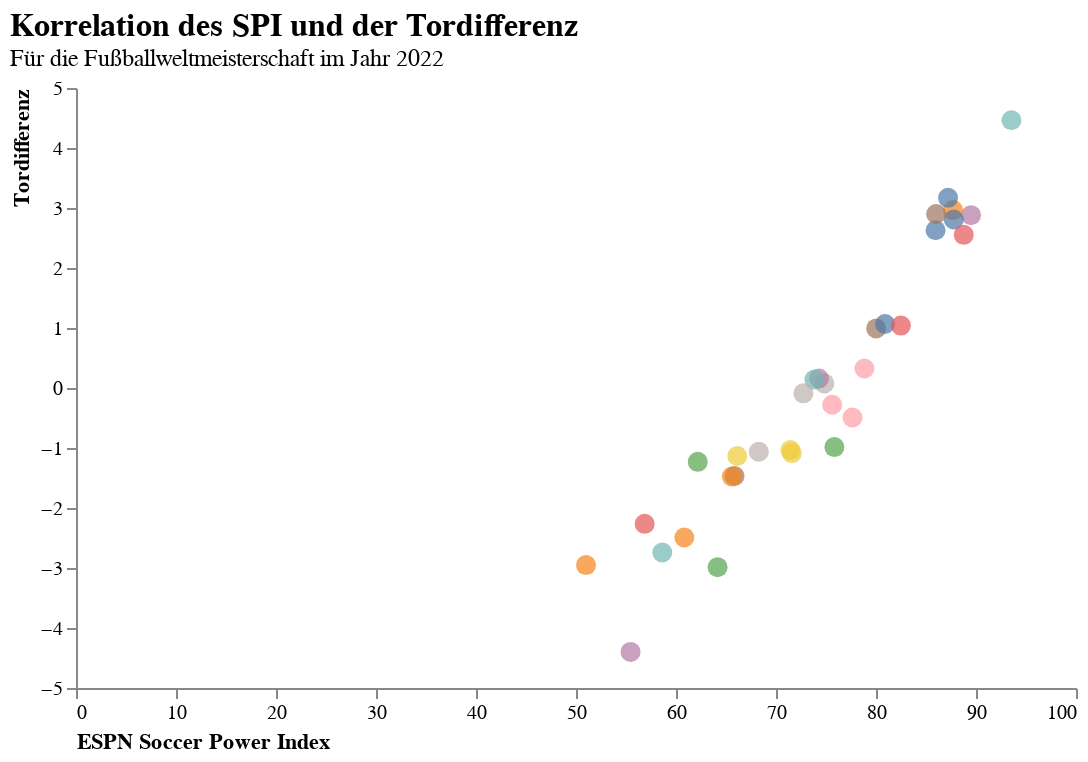

The code cell stored with this chart in its notebook:
### Code cell
%matplotlib inline
import altair as alt

# Visualize the data
alt.Chart(df).mark_circle(size=100).encode(
    x=alt.X('spi',
            axis=alt.Axis(title='ESPN Soccer Power Index',
                          labelAngle=0,
                          titleAnchor='start',
                          grid=False)),
    y=alt.Y('sim_goal_diff',
            axis=alt.Axis(title='Tordifferenz',
                          titleAnchor='end',
                          grid=False)),
    color=alt.Color('team', legend=None),
    tooltip=['team', 'spi', 'sim_goal_diff']

).properties(
    title={'text':'Korrelation des SPI und der Tordifferenz','subtitle':'Für die Fußballweltmeisterschaft im Jahr 2022'},  
    width=500,
    height=300
).configure_view(
    strokeWidth=0
).configure_title( 
    fontSize=16,
    font='Arial',
    color='black',
    anchor='start'
).interactive()

### Figure 1 — Vega-Lite specification as saved in the notebook (floating-point values rounded to 4 significant figures)
{"config": {"view": {"continuousWidth": 400, "continuousHeight": 300, "strokeWidth": 0}, "title": {"anchor": "start", "color": "black", "font": "Arial", "fontSize": 16}}, "data": {"name": "data-56baa678e382e6af0ea107f7f4af628d"}, "mark": {"type": "circle", "size": 100}, "encoding": {"color": {"field": "team", "legend": null, "type": "nominal"}, "tooltip": [{"field": "team", "type": "nominal"}, {"field": "spi", "type": "quantitative"}, {"field": "sim_goal_diff", "type": "quantitative"}], "x": {"axis": {"grid": false, "labelAngle": 0, "title": "ESPN Soccer Power Index", "titleAnchor": "start"}, "field": "spi", "type": "quantitative"}, "y": {"axis": {"grid": false, "title": "Tordifferenz", "titleAnchor": "end"}, "field": "sim_goal_diff", "type": "quantitative"}}, "height": 300, "selection": {"selector002": {"type": "interval", "bind": "scales", "encodings": ["x", "y"]}}, "title": {"text": "Korrelation des SPI und der Tordifferenz", "subtitle": "Für die Fußballweltmeisterschaft im Jahr 2022"}, "width": 500, "$schema": "https://vega.github.io/schema/vega-lite/v4.17.0.json", "datasets": {"data-56baa678e382e6af0ea107f7f4af628d": [{"forecast_timestamp": "2022-11-16T16:00:55+00:00", "team": "Brazil", "group": "G", "spi": 93.55, "global_o": 3.222, "global_d": 0.2963, "sim_wins": 2.115, "sim_ties": 0.5946, "sim_losses": 0.2907, "sim_goal_diff": 4.463, "goals_scored": 6.302, "goals_against": 1.839, "group_1": 0.7164, "group_2": 0.1941, "group_3": 0.06846, "group_4": 0.02109, "make_round_of_16": 0.9104, "make_quarters": 0.6887, "make_semis": 0.4638, "make_final": 0.3248, "win_league": 0.2167, "timestamp": "2022-12-14T20:56:18+00:00"}, {"forecast_timestamp": "2022-11-16T16:00:55+00:00", "team": "Spain", "group": "E", "spi": 89.51, "global_o": 2.802, "global_d": 0.3863, "sim_wins": 1.763, "sim_ties": 0.6977, "sim_losses": 0.5392, "sim_goal_diff": 2.88, "goals_scored": 5.468, "goals_against": 2.588, "group_1": 0.4684, "group_2": 0.3385, "group_3": 0.1542, "group_4": 0.03896, "make_round_of_16": 0.8069, "make_quarters": 0.5558, "make_semis": 0.3028, "make_final": 0.1886, "win_league": 0.1066, "timestamp": "2022-12-14T20:56:18+00:00"}, {"forecast_timestamp": "2022-11-16T16:00:55+00:00", "team": "France", "group": "D", "spi": 87.71, "global_o": 2.774, "global_d": 0.4792, "sim_wins": 1.784, "sim_ties": 0.735, "sim_losses": 0.4807, "sim_goal_diff": 2.965, "goals_scored": 5.307, "goals_against": 2.342, "group_1": 0.5536, "group_2": 0.2733, "group_3": 0.1233, "group_4": 0.04986, "make_round_of_16": 0.8269, "make_quarters": 0.5405, "make_semis": 0.3313, "make_final": 0.1719, "win_league": 0.0875, "timestamp": "2022-12-14T20:56:18+00:00"}, {"forecast_timestamp": "2022-11-16T16:00:55+00:00", "team": "Argentina", "group": "C", "spi": 87.21, "global_o": 2.628, "global_d": 0.4317, "sim_wins": 1.837, "sim_ties": 0.732, "sim_losses": 0.4313, "sim_goal_diff": 3.169, "goals_scored": 5.335, "goals_against": 2.165, "group_1": 0.5972, "group_2": 0.2427, "group_3": 0.1129, "group_4": 0.0471, "make_round_of_16": 0.8399, "make_quarters": 0.5309, "make_semis": 0.3276, "make_final": 0.1594, "win_league": 0.08476, "timestamp": "2022-12-14T20:56:18+00:00"}, {"forecast_timestamp": "2022-11-16T16:00:55+00:00", "team": "Portugal", "group": "H", "spi": 87.77, "global_o": 2.789, "global_d": 0.4829, "sim_wins": 1.742, "sim_ties": 0.7474, "sim_losses": 0.5105, "sim_goal_diff": 2.808, "goals_scored": 5.189, "goals_against": 2.382, "group_1": 0.5346, "group_2": 0.2763, "group_3": 0.1347, "group_4": 0.05445, "make_round_of_16": 0.8109, "make_quarters": 0.4558, "make_semis": 0.2603, "make_final": 0.1525, "win_league": 0.07629, "timestamp": "2022-12-14T20:56:18+00:00"}, {"forecast_timestamp": "2022-11-16T16:00:55+00:00", "team": "Germany", "group": "E", "spi": 88.77, "global_o": 3.172, "global_d": 0.6192, "sim_wins": 1.66, "sim_ties": 0.6554, "sim_losses": 0.6847, "sim_goal_diff": 2.552, "goals_scored": 5.859, "goals_against": 3.306, "group_1": 0.4033, "group_2": 0.3609, "group_3": 0.1813, "group_4": 0.05448, "make_round_of_16": 0.7642, "make_quarters": 0.4958, "make_semis": 0.2483, "make_final": 0.1439, "win_league": 0.07425, "timestamp": "2022-12-14T20:56:18+00:00"}, {"forecast_timestamp": "2022-11-16T16:00:55+00:00", "team": "England", "group": "B", "spi": 85.96, "global_o": 2.553, "global_d": 0.4599, "sim_wins": 1.713, "sim_ties": 0.7942, "sim_losses": 0.4932, "sim_goal_diff": 2.629, "goals_scored": 4.877, "goals_against": 2.248, "group_1": 0.5544, "group_2": 0.2498, "group_3": 0.1299, "group_4": 0.06588, "make_round_of_16": 0.8043, "make_quarters": 0.5161, "make_semis": 0.29, "make_final": 0.1469, "win_league": 0.07136, "timestamp": "2022-12-14T20:56:18+00:00"}, {"forecast_timestamp": "2022-11-16T16:00:55+00:00", "team": "Netherlands", "group": "A", "spi": 86.01, "global_o": 2.796, "global_d": 0.5897, "sim_wins": 1.732, "sim_ties": 0.7104, "sim_losses": 0.5574, "sim_goal_diff": 2.9, "goals_scored": 5.864, "goals_against": 2.964, "group_1": 0.5322, "group_2": 0.2578, "group_3": 0.1455, "group_4": 0.06442, "make_round_of_16": 0.7901, "make_quarters": 0.4899, "make_semis": 0.2666, "make_final": 0.1191, "win_league": 0.0596, "timestamp": "2022-12-14T20:56:18+00:00"}, {"forecast_timestamp": "2022-11-16T16:00:55+00:00", "team": "Denmark", "group": "D", "spi": 80.02, "global_o": 2.289, "global_d": 0.602, "sim_wins": 1.315, "sim_ties": 0.8394, "sim_losses": 0.8453, "sim_goal_diff": 0.9931, "goals_scored": 4.094, "goals_against": 3.1, "group_1": 0.2906, "group_2": 0.3578, "group_3": 0.2253, "group_4": 0.1263, "make_round_of_16": 0.6483, "make_quarters": 0.3325, "make_semis": 0.1686, "make_final": 0.06883, "win_league": 0.02842, "timestamp": "2022-12-14T20:56:18+00:00"}, {"forecast_timestamp": "2022-11-16T16:00:55+00:00", "team": "Uruguay", "group": "H", "spi": 80.9, "global_o": 2.255, "global_d": 0.5396, "sim_wins": 1.327, "sim_ties": 0.8623, "sim_losses": 0.8108, "sim_goal_diff": 1.067, "goals_scored": 3.966, "goals_against": 2.899, "group_1": 0.2982, "group_2": 0.3546, "group_3": 0.2291, "group_4": 0.1182, "make_round_of_16": 0.6527, "make_quarters": 0.2824, "make_semis": 0.1326, "make_final": 0.06615, "win_league": 0.02828, "timestamp": "2022-12-14T20:56:18+00:00"}, {"forecast_timestamp": "2022-11-16T16:00:55+00:00", "team": "Belgium", "group": "F", "spi": 82.49, "global_o": 2.625, "global_d": 0.6845, "sim_wins": 1.328, "sim_ties": 0.8056, "sim_losses": 0.8664, "sim_goal_diff": 1.04, "goals_scored": 4.715, "goals_against": 3.675, "group_1": 0.3564, "group_2": 0.2676, "group_3": 0.2126, "group_4": 0.1634, "make_round_of_16": 0.624, "make_quarters": 0.2737, "make_semis": 0.1203, "make_final": 0.06141, "win_league": 0.02608, "timestamp": "2022-12-14T20:56:18+00:00"}, {"forecast_timestamp": "2022-11-16T16:00:55+00:00", "team": "Croatia", "group": "F", "spi": 78.84, "global_o": 2.286, "global_d": 0.6552, "sim_wins": 1.157, "sim_ties": 0.85, "sim_losses": 0.9931, "sim_goal_diff": 0.3255, "goals_scored": 4.071, "goals_against": 3.745, "group_1": 0.2755, "group_2": 0.2687, "group_3": 0.2432, "group_4": 0.2126, "make_round_of_16": 0.5442, "make_quarters": 0.2141, "make_semis": 0.08819, "make_final": 0.04219, "win_league": 0.01702, "timestamp": "2022-12-14T20:56:18+00:00"}, {"forecast_timestamp": "2022-11-16T16:00:55+00:00", "team": "Switzerland", "group": "G", "spi": 77.65, "global_o": 2.231, "global_d": 0.6753, "sim_wins": 1.012, "sim_ties": 0.7929, "sim_losses": 1.195, "sim_goal_diff": -0.4922, "goals_scored": 3.613, "goals_against": 4.105, "group_1": 0.1346, "group_2": 0.3441, "group_3": 0.3075, "group_4": 0.2139, "make_round_of_16": 0.4786, "make_quarters": 0.2074, "make_semis": 0.0888, "make_final": 0.03948, "win_league": 0.01455, "timestamp": "2022-12-14T20:56:18+00:00"}, {"forecast_timestamp": "2022-11-16T16:00:55+00:00", "team": "USA", "group": "B", "spi": 74.83, "global_o": 2.114, "global_d": 0.7233, "sim_wins": 1.085, "sim_ties": 0.879, "sim_losses": 1.036, "sim_goal_diff": 0.07698, "goals_scored": 3.585, "goals_against": 3.508, "group_1": 0.2214, "group_2": 0.3081, "group_3": 0.2635, "group_4": 0.2069, "make_round_of_16": 0.5295, "make_quarters": 0.243, "make_semis": 0.1008, "make_final": 0.03517, "win_league": 0.01304, "timestamp": "2022-12-14T20:56:18+00:00"}, {"forecast_timestamp": "2022-11-16T16:00:55+00:00", "team": "Mexico", "group": "C", "spi": 74.3, "global_o": 2.006, "global_d": 0.6721, "sim_wins": 1.109, "sim_ties": 0.8611, "sim_losses": 1.03, "sim_goal_diff": 0.1582, "goals_scored": 3.621, "goals_against": 3.463, "group_1": 0.2072, "group_2": 0.3292, "group_3": 0.273, "group_4": 0.1906, "make_round_of_16": 0.5364, "make_quarters": 0.2221, "make_semis": 0.09943, "make_final": 0.03394, "win_league": 0.01268, "timestamp": "2022-12-14T20:56:18+00:00"}, {"forecast_timestamp": "2022-11-16T16:00:55+00:00", "team": "Senegal", "group": "A", "spi": 73.84, "global_o": 1.946, "global_d": 0.6493, "sim_wins": 1.103, "sim_ties": 0.8466, "sim_losses": 1.05, "sim_goal_diff": 0.1399, "goals_scored": 3.843, "goals_against": 3.703, "group_1": 0.2096, "group_2": 0.3017, "group_3": 0.2936, "group_4": 0.1951, "make_round_of_16": 0.5113, "make_quarters": 0.2315, "make_semis": 0.09563, "make_final": 0.03294, "win_league": 0.01199, "timestamp": "2022-12-14T20:56:18+00:00"}, {"forecast_timestamp": "2022-11-16T16:00:55+00:00", "team": "Ecuador", "group": "A", "spi": 72.74, "global_o": 1.956, "global_d": 0.7029, "sim_wins": 1.061, "sim_ties": 0.8331, "sim_losses": 1.106, "sim_goal_diff": -0.08847, "goals_scored": 3.806, "goals_against": 3.894, "group_1": 0.1901, "group_2": 0.2919, "group_3": 0.3046, "group_4": 0.2133, "make_round_of_16": 0.4821, "make_quarters": 0.2092, "make_semis": 0.08389, "make_final": 0.02817, "win_league": 0.01022, "timestamp": "2022-12-14T20:56:18+00:00"}, {"forecast_timestamp": "2022-11-16T16:00:55+00:00", "team": "Morocco", "group": "F", "spi": 75.62, "global_o": 2.1, "global_d": 0.679, "sim_wins": 1.007, "sim_ties": 0.8613, "sim_losses": 1.131, "sim_goal_diff": -0.2797, "goals_scored": 3.682, "goals_against": 3.962, "group_1": 0.2142, "group_2": 0.2505, "group_3": 0.2693, "group_4": 0.266, "make_round_of_16": 0.4647, "make_quarters": 0.1653, "make_semis": 0.06159, "make_final": 0.02701, "win_league": 0.01021, "timestamp": "2022-12-14T20:56:18+00:00"}, {"forecast_timestamp": "2022-11-16T16:00:55+00:00", "team": "Serbia", "group": "G", "spi": 75.84, "global_o": 2.218, "global_d": 0.7497, "sim_wins": 0.9161, "sim_ties": 0.7786, "sim_losses": 1.305, "sim_goal_diff": -0.9848, "goals_scored": 3.468, "goals_against": 4.453, "group_1": 0.1095, "group_2": 0.3034, "group_3": 0.3336, "group_4": 0.2534, "make_round_of_16": 0.4129, "make_quarters": 0.1659, "make_semis": 0.06658, "make_final": 0.02878, "win_league": 0.01, "timestamp": "2022-12-14T20:56:18+00:00"}, {"forecast_timestamp": "2022-11-16T16:00:55+00:00", "team": "Japan", "group": "E", "spi": 71.44, "global_o": 1.986, "global_d": 0.7807, "sim_wins": 0.9156, "sim_ties": 0.7601, "sim_losses": 1.324, "sim_goal_diff": -1.033, "goals_scored": 3.519, "goals_against": 4.552, "group_1": 0.1108, "group_2": 0.2341, "group_3": 0.4368, "group_4": 0.2183, "make_round_of_16": 0.3449, "make_quarters": 0.1576, "make_semis": 0.05775, "make_final": 0.02465, "win_league": 0.00876, "timestamp": "2022-12-14T20:56:18+00:00"}, {"forecast_timestamp": "2022-11-16T16:00:55+00:00", "team": "Canada", "group": "F", "spi": 71.59, "global_o": 1.947, "global_d": 0.7461, "sim_wins": 0.8221, "sim_ties": 0.8543, "sim_losses": 1.324, "sim_goal_diff": -1.086, "goals_scored": 3.267, "goals_against": 4.354, "group_1": 0.1539, "group_2": 0.2132, "group_3": 0.2749, "group_4": 0.358, "make_round_of_16": 0.3671, "make_quarters": 0.1148, "make_semis": 0.03869, "make_final": 0.01591, "win_league": 0.0055, "timestamp": "2022-12-14T20:56:18+00:00"}, {"forecast_timestamp": "2022-11-16T16:00:55+00:00", "team": "Poland", "group": "C", "spi": 68.28, "global_o": 1.876, "global_d": 0.8328, "sim_wins": 0.8488, "sim_ties": 0.833, "sim_losses": 1.318, "sim_goal_diff": -1.063, "goals_scored": 3.148, "goals_against": 4.211, "group_1": 0.1259, "group_2": 0.2533, "group_3": 0.3197, "group_4": 0.3011, "make_round_of_16": 0.3792, "make_quarters": 0.1294, "make_semis": 0.05029, "make_final": 0.01471, "win_league": 0.00463, "timestamp": "2022-12-14T20:56:18+00:00"}, {"forecast_timestamp": "2022-11-16T16:00:55+00:00", "team": "South Korea", "group": "H", "spi": 66.12, "global_o": 1.734, "global_d": 0.8109, "sim_wins": 0.8265, "sim_ties": 0.8559, "sim_losses": 1.318, "sim_goal_diff": -1.133, "goals_scored": 2.914, "goals_against": 4.047, "group_1": 0.1206, "group_2": 0.2357, "group_3": 0.3515, "group_4": 0.2922, "make_round_of_16": 0.3564, "make_quarters": 0.106, "make_semis": 0.03783, "make_final": 0.01429, "win_league": 0.00449, "timestamp": "2022-12-14T20:56:18+00:00"}, {"forecast_timestamp": "2022-11-16T16:00:55+00:00", "team": "Tunisia", "group": "D", "spi": 65.85, "global_o": 1.633, "global_d": 0.7408, "sim_wins": 0.7326, "sim_ties": 0.8659, "sim_losses": 1.402, "sim_goal_diff": -1.466, "goals_scored": 2.623, "goals_against": 4.089, "group_1": 0.09675, "group_2": 0.2119, "group_3": 0.349, "group_4": 0.3424, "make_round_of_16": 0.3086, "make_quarters": 0.1105, "make_semis": 0.04178, "make_final": 0.01166, "win_league": 0.00382, "timestamp": "2022-12-14T20:56:18+00:00"}, {"forecast_timestamp": "2022-11-16T16:00:55+00:00", "team": "Iran", "group": "B", "spi": 62.17, "global_o": 1.511, "global_d": 0.7856, "sim_wins": 0.7501, "sim_ties": 0.9078, "sim_losses": 1.342, "sim_goal_diff": -1.23, "goals_scored": 2.621, "goals_against": 3.851, "group_1": 0.1152, "group_2": 0.2269, "group_3": 0.3076, "group_4": 0.3503, "make_round_of_16": 0.3421, "make_quarters": 0.1269, "make_semis": 0.04371, "make_final": 0.01241, "win_league": 0.00365, "timestamp": "2022-12-14T20:56:18+00:00"}, {"forecast_timestamp": "2022-11-16T16:00:55+00:00", "team": "Wales", "group": "B", "spi": 65.58, "global_o": 1.713, "global_d": 0.8159, "sim_wins": 0.7236, "sim_ties": 0.8756, "sim_losses": 1.401, "sim_goal_diff": -1.476, "goals_scored": 2.679, "goals_against": 4.154, "group_1": 0.109, "group_2": 0.2152, "group_3": 0.299, "group_4": 0.3769, "make_round_of_16": 0.3241, "make_quarters": 0.1176, "make_semis": 0.03968, "make_final": 0.01153, "win_league": 0.00345, "timestamp": "2022-12-14T20:56:18+00:00"}, {"forecast_timestamp": "2022-11-16T16:00:55+00:00", "team": "Cameroon", "group": "G", "spi": 64.16, "global_o": 1.657, "global_d": 0.8288, "sim_wins": 0.5109, "sim_ties": 0.7256, "sim_losses": 1.763, "sim_goal_diff": -2.986, "goals_scored": 2.306, "goals_against": 5.292, "group_1": 0.03952, "group_2": 0.1585, "group_3": 0.2905, "group_4": 0.5115, "make_round_of_16": 0.198, "make_quarters": 0.05796, "make_semis": 0.01791, "make_final": 0.00597, "win_league": 0.00167, "timestamp": "2022-12-14T20:56:18+00:00"}, {"forecast_timestamp": "2022-11-16T16:00:55+00:00", "team": "Saudi Arabia", "group": "C", "spi": 56.87, "global_o": 1.5, "global_d": 0.9912, "sim_wins": 0.5972, "sim_ties": 0.7902, "sim_losses": 1.613, "sim_goal_diff": -2.264, "goals_scored": 2.553, "goals_against": 4.818, "group_1": 0.06973, "group_2": 0.1748, "group_3": 0.2944, "group_4": 0.4612, "make_round_of_16": 0.2445, "make_quarters": 0.06913, "make_semis": 0.02164, "make_final": 0.00516, "win_league": 0.00132, "timestamp": "2022-12-14T20:56:18+00:00"}, {"forecast_timestamp": "2022-11-16T16:00:55+00:00", "team": "Australia", "group": "D", "spi": 60.83, "global_o": 1.594, "global_d": 0.9111, "sim_wins": 0.5515, "sim_ties": 0.7925, "sim_losses": 1.656, "sim_goal_diff": -2.493, "goals_scored": 2.369, "goals_against": 4.862, "group_1": 0.05911, "group_2": 0.1571, "group_3": 0.3024, "group_4": 0.4814, "make_round_of_16": 0.2162, "make_quarters": 0.065, "make_semis": 0.02062, "make_final": 0.00454, "win_league": 0.00124, "timestamp": "2022-12-14T20:56:18+00:00"}, {"forecast_timestamp": "2022-11-16T16:00:55+00:00", "team": "Qatar", "group": "A", "spi": 51.0, "global_o": 1.571, "global_d": 1.316, "sim_wins": 0.5655, "sim_ties": 0.6868, "sim_losses": 1.748, "sim_goal_diff": -2.951, "goals_scored": 3.119, "goals_against": 6.07, "group_1": 0.06806, "group_2": 0.1485, "group_3": 0.2563, "group_4": 0.5271, "make_round_of_16": 0.2166, "make_quarters": 0.06588, "make_semis": 0.0184, "make_final": 0.00399, "win_league": 0.00096, "timestamp": "2022-12-14T20:56:18+00:00"}, {"forecast_timestamp": "2022-11-16T16:00:55+00:00", "team": "Ghana", "group": "H", "spi": 58.63, "global_o": 1.433, "global_d": 0.8581, "sim_wins": 0.4673, "sim_ties": 0.8088, "sim_losses": 1.724, "sim_goal_diff": -2.741, "goals_scored": 1.999, "goals_against": 4.74, "group_1": 0.04662, "group_2": 0.1334, "group_3": 0.2848, "group_4": 0.5352, "make_round_of_16": 0.18, "make_quarters": 0.03586, "make_semis": 0.00945, "make_final": 0.00284, "win_league": 0.00063, "timestamp": "2022-12-14T20:56:18+00:00"}, {"forecast_timestamp": "2022-11-16T16:00:55+00:00", "team": "Costa Rica", "group": "E", "spi": 55.46, "global_o": 1.398, "global_d": 0.9539, "sim_wins": 0.2985, "sim_ties": 0.6128, "sim_losses": 2.089, "sim_goal_diff": -4.399, "goals_scored": 1.809, "goals_against": 6.207, "group_1": 0.01743, "group_2": 0.06655, "group_3": 0.2277, "group_4": 0.6883, "make_round_of_16": 0.08398, "make_quarters": 0.0229, "make_semis": 0.0051, "make_final": 0.00132, "win_league": 0.00032, "timestamp": "2022-12-14T20:56:18+00:00"}]}}
